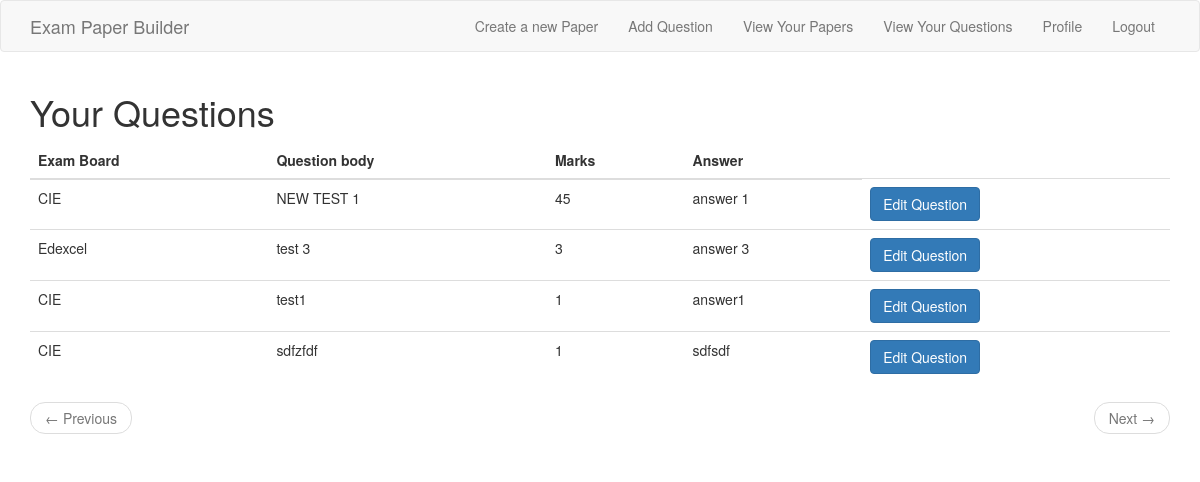
Page /view_questions (signed in) on the committed database.
### app/models.py (models this page shows, shortened)
class Question(db.Model):
    __tablename__ = 'question'
    id = db.Column(db.Integer, primary_key=True)
    exam_board = db.Column(db.Integer, db.ForeignKey('exam_boards.id'))
    exam_year = db.Column(db.Integer)
    exam_session = db.Column(db.Integer)
    body = db.Column(db.String(255))
    timestamp = db.Column(db.DateTime, index=True, default=datetime.utcnow)
    user_id = db.Column(db.Integer, db.ForeignKey('user.id'))
    marks = db.Column(db.Integer)
    answer = db.Column(db.String(255))
    papers = db.relationship(
            'Paper', secondary='question_in', backref='has_question', lazy='dynamic')

class Exam_Boards(db.Model):
    __tablename__ = 'exam_boards'
    id = db.Column(db.Integer, primary_key=True)
    name = db.Column(db.String(100), index=True, unique=True)
    questions = db.relationship('Question', backref='examboard', lazy='dynamic')

### app/main/routes.py (the view)
@bp.route("/view_questions", methods=['GET', 'POST'])
@login_required
def view_questions():
    page = request.args.get('page', 1, type=int)
    questions = Question.query.order_by(Question.timestamp.desc()).paginate(
        page, current_app.config['QUESTIONS_PER_PAGE'], False)
    next_url = url_for('main.view_questions', page=questions.next_num) \
        if questions.has_next else None
    prev_url = url_for('main.view_questions', page=questions.prev_num) \
        if questions.has_prev else None
    return render_template('view_questions.html', title='View Questions',
                           questions=questions.items, next_url=next_url,
                           prev_url=prev_url)

### app/main/routes.py (called while the page is built)
@bp.before_request
def before_request():
    if current_user.is_authenticated:
        current_user.last_seen = datetime.utcnow()
        db.session.commit()

### app/models.py (called while the page is built)
@login.user_loader #register with flask-login
def load_user(id):
    return User.query.get(int(id))

### app/templates/view_questions.html
{% extends "template.html" %}
{% block app_content %}
    <h1>Your Questions</h1>
    <table class="table">
        <thead>
            <tr>
                <th scope="col">Exam Board</th>
                <th scope="col">Question body</th>
                <th scope="col">Marks</th>
                <th scope="col">Answer</th>
            </tr>
        </thead>
        {% for question in questions %}
            <tr>
                {% include 'includes/_question.html' %}
                <td><a href="{{ url_for('main.edit_question', question_id=question.id) }} ">
                        <input class="btn btn-primary" type="submit" value="Edit Question"></a>
                </td>
            </tr>
        {% endfor %}
    </table>
    {% include 'includes/_paginate.html' %}
{% endblock %}

### app/templates/template.html (shortened to what this page needs)
{% extends 'bootstrap/base.html' %}
{% block navbar %}
  <nav class="navbar navbar-default">
    <div class="container">
      <div class="navbar-header">
        <a class="navbar-brand" href="{{ url_for('main.index') }}">Exam Paper Builder</a>
      </div>
      <div class="collapse navbar-collapse" id="bs-example-navbar-collapse-1">
        <ul class="nav navbar-nav navbar-right">
          {% if current_user.is_anonymous %}
            <li><a href="{{ url_for('auth.register') }}">Register</a></li>
            <li><a href="{{ url_for('auth.login') }}">Login</a></li>
          {% else %}
            <li><a href="{{ url_for('main.create_paper') }}">Create a new Paper</a></li>
            <li><a href="{{ url_for('main.add_question') }}">Add Question</a></li>
            <li><a href="{{ url_for('main.view_papers') }}">View Your Papers</a></li>
            <li><a href="{{ url_for('main.view_questions') }}">View Your Questions</a></li>
            <li><a href="{{ url_for('main.user', username=current_user.username) }}">Profile</a></li>
            <li><a href="{{ url_for('auth.logout') }}">Logout</a></li>
          {% endif %}
        </ul>
      </div>
    </div>
  </nav>
{% endblock %}
{% block content %}
  <div class="container">
{% block app_content %}{% endblock %}
</div>
{% endblock %}

### app/templates/includes/_question.html
<td>{{ question.examboard.name }}</td>
<td>{{ question.body }}</td>
<td>{{ question.marks }}</td>
<td>{{ question.answer }}</td>

### app/templates/includes/_paginate.html
<nav aria-label="...">
    <ul class="pager">
        <li class="previous{% if not prev_url %} disabled{% endif %}">
            <a href="{{ prev_url or '#' }}">
                <span aria-hidden="true">&larr;</span> Previous
            </a>
        </li>
        <li class="next{% if not next_url %} disabled{% endif %}">
            <a href="{{ next_url or '#' }}">
                Next <span aria-hidden="true">&rarr;</span>
            </a>
        </li>
    </ul>
</nav>

### rows in the picture
Question: examboard.name "CIE", body "NEW TEST 1", marks "45", answer "answer 1"
Question: examboard.name "Edexcel", body "test 3", marks "3", answer "answer 3"
Question: examboard.name "CIE", body "test1", marks "1", answer "answer1"
Question: examboard.name "CIE", body "sdfzfdf", marks "1", answer "sdfsdf"
